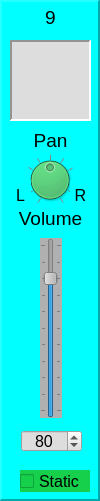
    <widget class="QFrame" name="frame_MidiMixer_Chan_9">
     <property name="geometry">
      <rect>
       <x>10</x>
       <y>10</y>
       <width>100</width>
       <height>501</height>
      </rect>
     </property>
     <property name="styleSheet">
      <string notr="true">background-color: rgb(0, 255, 255);</string>
     </property>
     <property name="frameShape">
      <enum>QFrame::Panel</enum>
     </property>
     <property name="frameShadow">
      <enum>QFrame::Raised</enum>
     </property>
     <property name="lineWidth">
      <number>2</number>
     </property>
     <property name="midLineWidth">
      <number>2</number>
     </property>
     <widget class="QSlider" name="verticalSlider_MidiMixerChanVol_9">
      <property name="geometry">
       <rect>
        <x>40</x>
        <y>238</y>
        <width>22</width>
        <height>180</height>
       </rect>
      </property>
      <property name="styleSheet">
       <string notr="true">background-color: rgb(176, 176, 176);</string>
      </property>
      <property name="maximum">
       <number>100</number>
      </property>
      <property name="value">
       <number>80</number>
      </property>
      <property name="orientation">
       <enum>Qt::Vertical</enum>
      </property>
      <property name="tickPosition">
       <enum>QSlider::TicksBothSides</enum>
      </property>
      <property name="tickInterval">
       <number>10</number>
      </property>
     </widget>
     <widget class="QDial" name="dial_MidiMixerChanPan_9">
      <property name="geometry">
       <rect>
        <x>25</x>
        <y>148</y>
        <width>50</width>
        <height>64</height>
       </rect>
      </property>
      <property name="styleSheet">
       <string notr="true">background-color: rgb(22, 207, 75);</string>
      </property>
      <property name="minimum">
       <number>-50</number>
      </property>
      <property name="maximum">
       <number>50</number>
      </property>
      <property name="notchTarget">
       <double>10.000000000000000</double>
      </property>
      <property name="notchesVisible">
       <bool>true</bool>
      </property>
     </widget>
     <widget class="QLabel" name="label_25">
      <property name="geometry">
       <rect>
        <x>27</x>
        <y>130</y>
        <width>47</width>
        <height>21</height>
       </rect>
      </property>
      <property name="font">
       <font>
        <pointsize>14</pointsize>
       </font>
      </property>
      <property name="text">
       <string>Pan</string>
      </property>
      <property name="alignment">
       <set>Qt::AlignCenter</set>
      </property>
     </widget>
     <widget class="QLabel" name="label_26">
      <property name="geometry">
       <rect>
        <x>10</x>
        <y>208</y>
        <width>81</width>
        <height>21</height>
       </rect>
      </property>
      <property name="font">
       <font>
        <pointsize>14</pointsize>
       </font>
      </property>
      <property name="text">
       <string>Volume</string>
      </property>
      <property name="alignment">
       <set>Qt::AlignCenter</set>
      </property>
     </widget>
     <widget class="QSpinBox" name="spinBox_MidiMixerChanVol_9">
      <property name="geometry">
       <rect>
        <x>21</x>
        <y>430</y>
        <width>61</width>
        <height>22</height>
       </rect>
      </property>
      <property name="font">
       <font>
        <pointsize>12</pointsize>
       </font>
      </property>
      <property name="styleSheet">
       <string notr="true">background-color: rgb(221, 221, 221);</string>
      </property>
      <property name="alignment">
       <set>Qt::AlignCenter</set>
      </property>
      <property name="maximum">
       <number>100</number>
      </property>
      <property name="value">
       <number>80</number>
      </property>
     </widget>
     <widget class="QLabel" name="label_27">
      <property name="geometry">
       <rect>
        <x>30</x>
        <y>5</y>
        <width>41</width>
        <height>25</height>
       </rect>
      </property>
      <property name="font">
       <font>
        <pointsize>14</pointsize>
       </font>
      </property>
      <property name="text">
       <string>9</string>
      </property>
      <property name="alignment">
       <set>Qt::AlignCenter</set>
      </property>
     </widget>
     <widget class="QTextEdit" name="textEdit_MidiMixerChanText_9">
      <property name="geometry">
       <rect>
        <x>10</x>
        <y>40</y>
        <width>81</width>
        <height>81</height>
       </rect>
      </property>
      <property name="styleSheet">
       <string notr="true">background-color: rgb(221, 221, 221);</string>
      </property>
      <property name="frameShape">
       <enum>QFrame::Panel</enum>
      </property>
      <property name="lineWidth">
       <number>2</number>
      </property>
      <property name="midLineWidth">
       <number>2</number>
      </property>
      <property name="readOnly">
       <bool>true</bool>
      </property>
     </widget>
     <widget class="QLabel" name="label_65">
      <property name="geometry">
       <rect>
        <x>70</x>
        <y>180</y>
        <width>21</width>
        <height>31</height>
       </rect>
      </property>
      <property name="font">
       <font>
        <pointsize>12</pointsize>
       </font>
      </property>
      <property name="text">
       <string>R</string>
      </property>
      <property name="alignment">
       <set>Qt::AlignCenter</set>
      </property>
     </widget>
     <widget class="QLabel" name="label_66">
      <property name="geometry">
       <rect>
        <x>10</x>
        <y>180</y>
        <width>21</width>
        <height>31</height>
       </rect>
      </property>
      <property name="font">
       <font>
        <pointsize>12</pointsize>
       </font>
      </property>
      <property name="text">
       <string>L</string>
      </property>
      <property name="alignment">
       <set>Qt::AlignCenter</set>
      </property>
     </widget>
     <widget class="QCheckBox" name="checkBox_MidiMixerChanStaticVol_9">
      <property name="geometry">
       <rect>
        <x>20</x>
        <y>470</y>
        <width>70</width>
        <height>22</height>
       </rect>
      </property>
      <property name="font">
       <font>
        <pointsize>12</pointsize>
       </font>
      </property>
      <property name="styleSheet">
       <string notr="true">background-color: rgb(22, 207, 75);</string>
      </property>
      <property name="text">
       <string>Static</string>
      </property>
     </widget>
    </widget>
